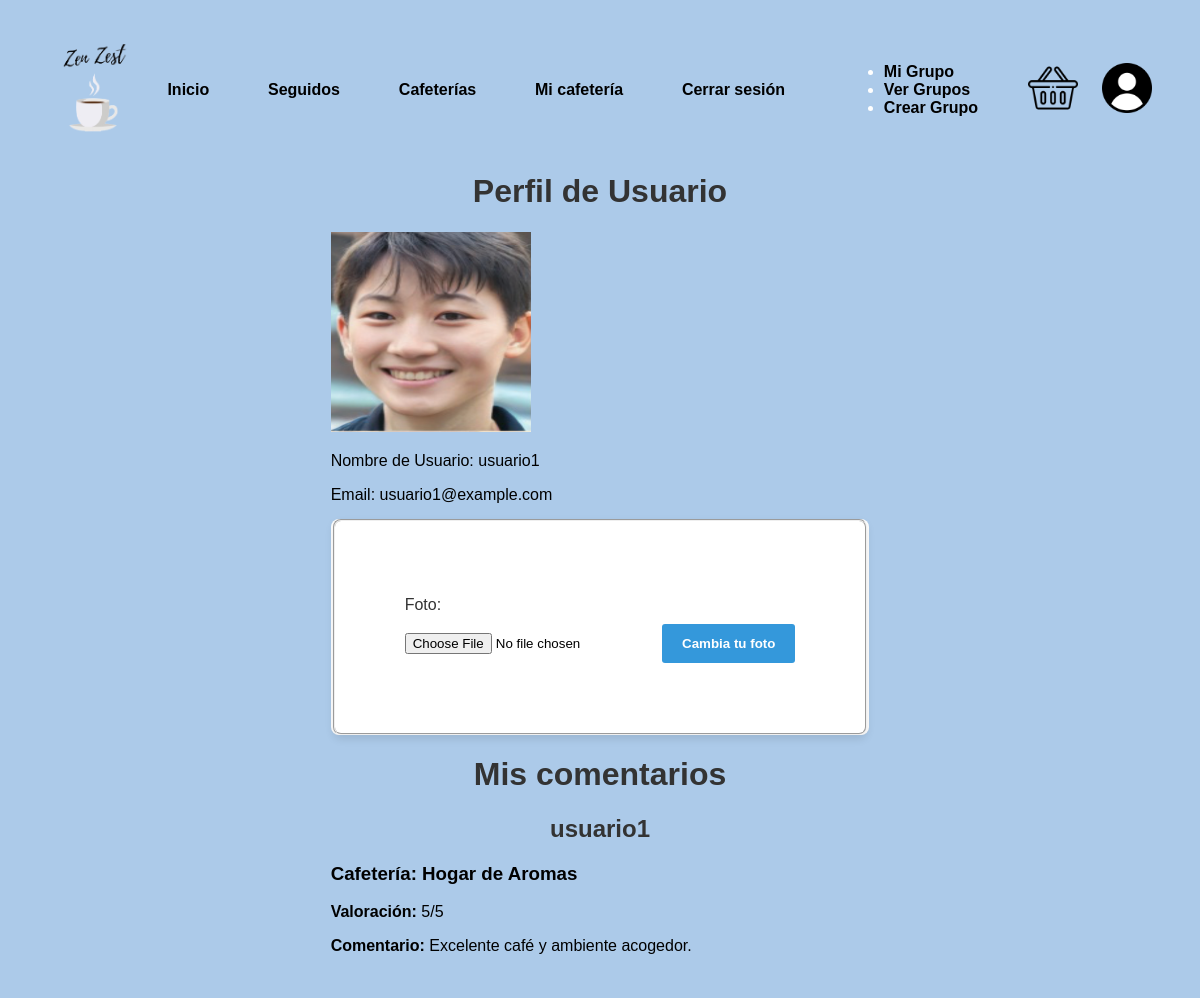
The app's page /perfil.php (signed in) with its own data.
### tables this page shows
CREATE TABLE Usuario (
    Nombre VARCHAR(50) PRIMARY KEY,
    Email VARCHAR(100),
    Password_hash VARCHAR(255),
    Foto_de_perfil VARCHAR(255),
    Rol VARCHAR(50),
    Grupo INT(11)
);

CREATE TABLE Comentarios (
    ID INT AUTO_INCREMENT PRIMARY KEY,
    Usuario VARCHAR(50),
    Cafeteria_Comentada VARCHAR(50),
    Valoracion INT,
    Mensaje TEXT,
    FOREIGN KEY (Usuario) REFERENCES Usuario(Nombre) ON DELETE CASCADE ON UPDATE CASCADE,
    FOREIGN KEY (Cafeteria_Comentada) REFERENCES Cafeteria(Nombre) ON DELETE CASCADE ON UPDATE CASCADE
);

### includes/src/usuarios/Usuario.php (called while the page is built, shortened)
<?php
class Usuario
{
    public static function buscaUsuario($nombreUsuario)
    {
        $conn = Aplicacion::getInstance()->getConexionBd();
        $nombreUsuario = html_entity_decode($nombreUsuario, ENT_QUOTES, 'UTF-8');
        $query = sprintf("SELECT * FROM Usuario U WHERE U.Nombre='%s'", $conn->real_escape_string($nombreUsuario));
        $rs = $conn->query($query);
        $result = false;
        if ($rs) {
            $fila = $rs->fetch_assoc();
            if ($fila) {
                $result = new Usuario($fila['Nombre'], $fila['Email'], $fila['Password_hash'], $fila['Foto_de_perfil'], $fila['Rol'], $fila['Grupo']);
            }
        } else {
            error_log("Error BD ({$conn->errno}): {$conn->error}");
        }
        return $result;
    }
    private $nombre;
    private $email;
    private $foto;
    private function __construct($nombre, $email, $password, $foto = null, $roles = [], $grupo = null)
    {
        $this->nombre = $nombre;
        $this->email = $email;
        $this->foto = $foto;
    }
    public function perfilUsuario() {
        $rutaFoto = $this->foto ? $this->foto : './img/basic/user.png';
        return [
            'rutaFoto' => htmlspecialchars($rutaFoto),
            'nombre' => htmlspecialchars($this->nombre),
            'email' => htmlspecialchars($this->email)
        ];
    }
}

### includes/src/comentarios/Comentarios.php (called while the page is built, shortened)
<?php
class Comentarios {
    private $Usuario;
    private $Cafeteria_Comentada;
    private $Valoracion;
    private $Mensaje;
    public function __construct($ID, $Usuario, $Cafeteria_Comentada, $Valoracion, $Mensaje) {
        $this->Usuario = $Usuario;
        $this->Cafeteria_Comentada = $Cafeteria_Comentada;
        $this->Valoracion = $Valoracion;
        $this->Mensaje = $Mensaje;
    }
    public static function getComentariosPorUsuario($usuario) {
        $conn = Aplicacion::getInstance()->getConexionBd();
        $comentarios = [];
        $query = $conn->prepare("SELECT * FROM Comentarios WHERE Usuario = ?");
        $query->bind_param("s", $usuario);
        $query->execute();
        $resultado = $query->get_result();
        while ($fila = $resultado->fetch_assoc()) {
            $comentarios[] = new Comentarios(
                $fila['ID'],
                $fila['Usuario'],
                $fila['Cafeteria_Comentada'],
                $fila['Valoracion'],
                $fila['Mensaje']
            );
        }
        return $comentarios;
    }
    public function getUsuario() {
        return $this->Usuario;
    }
    public function getCafeteriaComentada() {
        return $this->Cafeteria_Comentada;
    }
    public function getValoracion() {
        return $this->Valoracion;
    }
    public function getMensaje() {
        return $this->Mensaje;
    }
}

### perfil.php (the view, shortened to what this page needs)
<?php
$contenidoPrincipal = <<<EOS
<h1>Perfil de Usuario</h1>
EOS;
if (isset($_SESSION['nombre'])) {
    $nombreUsuario = $_SESSION['nombre'];
    $user =  \es\ucm\fdi\aw\usuarios\Usuario::buscaUsuario($nombreUsuario);
    if ($user) {
        $perfil = $user->perfilUsuario();
        $perfilHTML = "<div class='perfil-usuario'>";
        $perfilHTML .= "<img src='" . $perfil['rutaFoto'] . "' alt='Foto de perfil' style='width: 200px; height: 200px;' class='imagen_perfil' />";
        $perfilHTML .= "<p>Nombre de Usuario: " . $perfil['nombre'] . "</p>";
        $perfilHTML .= "<p>Email: " . $perfil['email'] . "</p>";
        $perfilHTML .= "</div>";
        $contenidoPrincipal .= $perfilHTML;
        $formCambiarFotoPerfil = new \es\ucm\fdi\aw\usuarios\FormularioCambiarFotoPerfil($nombreUsuario);
        $formCambiarFotoPerfil = $formCambiarFotoPerfil->gestiona();
        $contenidoPrincipal .= $formCambiarFotoPerfil;
    } else {
        $contenidoPrincipal .= "<p>Error al cargar el perfil del usuario.</p>";
    }
    $contenidoPrincipal .= "<h1>Mis comentarios </h1>";
    $comentarios = \es\ucm\fdi\aw\comentarios\Comentarios::getComentariosPorUsuario($nombreUsuario);
    if (empty($comentarios)) {
        $contenidoPrincipal .= "<p>Todavía no has realizado ningún comentario.</p>";
    } else {
        foreach ($comentarios as $comentario) {
            $contenidoPrincipal .= "<div class='comentario'>";
            $contenidoPrincipal .= "<h2>" . htmlspecialchars($comentario->getUsuario()) . "</h2>";
            $contenidoPrincipal .= "<h3> Cafetería: " . htmlspecialchars($comentario->getCafeteriaComentada()) . "</h3>";
            $contenidoPrincipal .= "<p><b>Valoración:</b> " . htmlspecialchars($comentario->getValoracion()) . "/5</p>";
            $contenidoPrincipal .= "<p><b>Comentario:</b> " . htmlspecialchars($comentario->getMensaje()) . "</p>";
            $contenidoPrincipal .= "</div>";
        }
    }
} else {
    $contenidoPrincipal = "<p>Por favor, <a href='login.php'>inicia sesión</a> para poder acceder a tu perfil.</p>";
}

### css/estilo.css (style rules this page uses)
body { font-family: Arial, sans-serif; background-color: #accae9; padding: 20px; box-sizing: border-box; }
h1, h2 { color: #333; text-align: center; }
p { margin-bottom: 15px; }

### records on screen
usuario: Foto_de_perfil (picture), Nombre "usuario1", Email "usuario1@example.com"
comentarios: Usuario "usuario1", Cafeteria_Comentada "Hogar de Aromas", Valoracion "5", Mensaje "Excelente café y ambiente acogedor."
